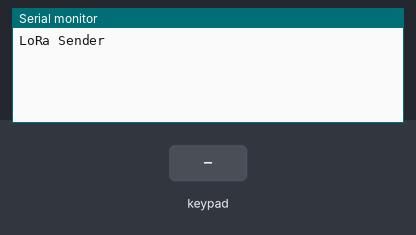
A sketch run on a simulated Arduino Uno, built with avr-gcc and run on an emulated ATmega328P. On the bench: the last lines printed to the serial monitor. The inputs (shaded band) are chosen by the test bench. No radio packets arrive unless stated.

Above: at 1.2 s.
1.3 s: key '1' pressed
At 2.5 s:
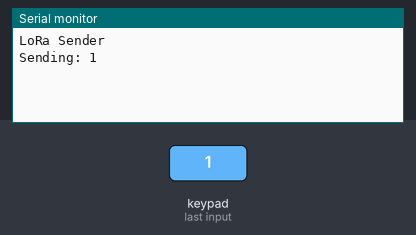
2.8 s: keypad keys 2 3 4 5 # pressed 0.4 s apart
At 5.1 s:
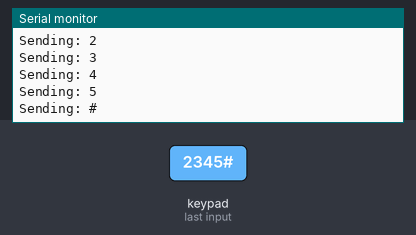
6.3 s: key '*' pressed
At 6.7 s:
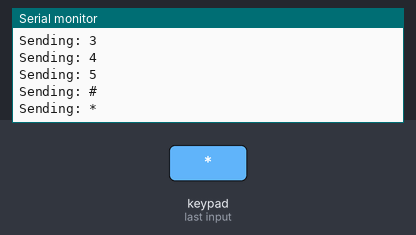
7.8 s: keypad keys 6 7 8 pressed 0.4 s apart
At 9.5 s:
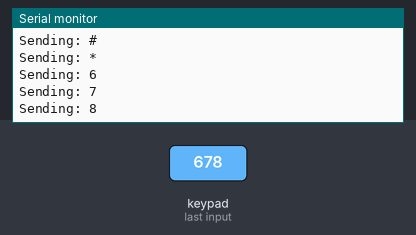
Timing chart, 0 to 11.0 s (numbered marks = the images above; inputs shaded):
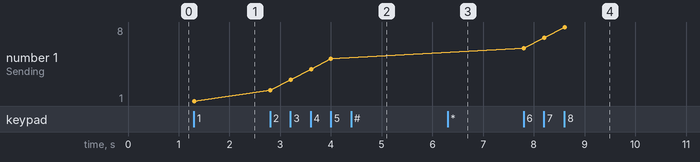

The sketch:

Exp15_Transmitter.ino
```cpp
/*
  Exp15 Transmitter: Sending data using LoRa and Keypad input
  -----------------------------------------------------------------------------
  - This code initializes a 4x3 keypad and sends the pressed key to a LoRa receiver.

*/

#include <SPI.h>
#include <LoRa.h>
#include <Keypad.h>

// Keypad definition
const byte ROWS = 4; // Number of rows
const byte COLS = 3; // Number of columns
char keys[ROWS][COLS] = {
  {'1','2','3'},
  {'4','5','6'},
  {'7','8','9'},
  {'*','0','#'}
};
byte rowPins[ROWS] = {2, 3, 4, 5}; // Pins connected to the rows
byte colPins[COLS] = {6, 7, 8};    // Pins connected to the columns
Keypad keypad = Keypad(makeKeymap(keys), rowPins, colPins, ROWS, COLS);

void setup() {
  Serial.begin(9600);
  while (!Serial); // Wait for the Serial Monitor

  Serial.println("LoRa Sender");
  if (!LoRa.begin(433E6)) { // LoRa frequency (433 MHz)
    Serial.println("LoRa init failed. Check your connections.");
    while (true);
  }
}

void loop() {
  char key = keypad.getKey(); // Read key from keypad
  if (key) { // If a key is pressed
    Serial.print("Sending: ");
    Serial.println(key); // Display the key on Serial Monitor
    LoRa.beginPacket(); // Start LoRa packet
    LoRa.print(key);    // Add the key to the packet
    LoRa.endPacket();   // Send the packet
  }
}
```

Measured:
- after the input at 1.3 s, the serial monitor: prints a new line at once (image 1)
- after the input at 2.8 s, the serial monitor: prints a new line at once (image 2)
- after the input at 6.3 s, the serial monitor: prints a new line at once (image 3)
- after the input at 7.8 s, the serial monitor: prints a new line at once (image 4)
- plotted number 1: 1 → 5 after the input at 2.8 s, 5 → 8 after the input at 7.8 s
